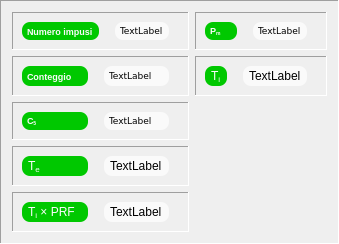
    <widget class="QFrame" name="frame_pulses">
     <property name="frameShape">
      <enum>QFrame::Panel</enum>
     </property>
     <property name="frameShadow">
      <enum>QFrame::Sunken</enum>
     </property>
     <layout class="QGridLayout" name="gridLayout_62">
      <item row="2" column="0">
       <widget class="QFrame" name="frame_38">
        <property name="frameShape">
         <enum>QFrame::Panel</enum>
        </property>
        <property name="frameShadow">
         <enum>QFrame::Sunken</enum>
        </property>
        <layout class="QGridLayout" name="gridLayout_57">
         <item row="0" column="0">
          <widget class="QLabel" name="tC5_Label">
           <property name="font">
            <font>
             <pointsize>7</pointsize>
             <weight>75</weight>
             <bold>true</bold>
            </font>
           </property>
           <property name="styleSheet">
            <string notr="true">QLabel {background-color: #00c800}
QLabel {color: #fafafa}
QLabel {border: 0px solid grey}
QLabel {border-radius: 8px}
QLabel {padding: 3px}
QLabel {margin-right: 10px}</string>
           </property>
           <property name="text">
            <string>C&lt;sub&gt;5&lt;/sub&gt;</string>
           </property>
          </widget>
         </item>
         <item row="0" column="1">
          <widget class="QLabel" name="C5_Label">
           <property name="font">
            <font>
             <family>Verdana</family>
             <pointsize>7</pointsize>
             <weight>50</weight>
             <bold>false</bold>
            </font>
           </property>
           <property name="styleSheet">
            <string notr="true">QLabel {background-color: #fafafa}
QLabel {color: #000000}
QLabel {border: 0px solid grey}
QLabel {border-radius: 8px}
QLabel {padding: 3px}
QLabel {margin-right: 10px}</string>
           </property>
           <property name="text">
            <string>TextLabel</string>
           </property>
           <property name="alignment">
            <set>Qt::AlignLeading|Qt::AlignLeft|Qt::AlignVCenter</set>
           </property>
          </widget>
         </item>
        </layout>
       </widget>
      </item>
      <item row="0" column="1">
       <widget class="QFrame" name="frame_48">
        <property name="frameShape">
         <enum>QFrame::Panel</enum>
        </property>
        <property name="frameShadow">
         <enum>QFrame::Sunken</enum>
        </property>
        <layout class="QGridLayout" name="gridLayout_58">
         <item row="0" column="0">
          <widget class="QLabel" name="tMeanPowerLabel">
           <property name="font">
            <font>
             <pointsize>7</pointsize>
             <weight>75</weight>
             <bold>true</bold>
            </font>
           </property>
           <property name="styleSheet">
            <string notr="true">QLabel {background-color: #00c800}
QLabel {color: #fafafa}
QLabel {border: 0px solid grey}
QLabel {border-radius: 8px}
QLabel {padding: 3px}
QLabel {margin-right: 10px}</string>
           </property>
           <property name="text">
            <string>P&lt;sub&gt;m&lt;/sub&gt;</string>
           </property>
          </widget>
         </item>
         <item row="0" column="1">
          <widget class="QLabel" name="MeanPowerLabel">
           <property name="font">
            <font>
             <family>Verdana</family>
             <pointsize>7</pointsize>
             <weight>50</weight>
             <bold>false</bold>
            </font>
           </property>
           <property name="styleSheet">
            <string notr="true">QLabel {background-color: #fafafa}
QLabel {color: #000000}
QLabel {border: 0px solid grey}
QLabel {border-radius: 8px}
QLabel {padding: 3px}
QLabel {margin-right: 10px}</string>
           </property>
           <property name="text">
            <string>TextLabel</string>
           </property>
           <property name="alignment">
            <set>Qt::AlignLeading|Qt::AlignLeft|Qt::AlignVCenter</set>
           </property>
          </widget>
         </item>
        </layout>
       </widget>
      </item>
      <item row="0" column="0">
       <widget class="QFrame" name="frame_37">
        <property name="frameShape">
         <enum>QFrame::Panel</enum>
        </property>
        <property name="frameShadow">
         <enum>QFrame::Sunken</enum>
        </property>
        <layout class="QGridLayout" name="gridLayout_56">
         <item row="0" column="2">
          <widget class="QLabel" name="PulseNumberLabel">
           <property name="font">
            <font>
             <family>Verdana</family>
             <pointsize>7</pointsize>
             <weight>50</weight>
             <bold>false</bold>
            </font>
           </property>
           <property name="styleSheet">
            <string notr="true">QLabel {background-color: #fafafa}
QLabel {color: #000000}
QLabel {border: 0px solid grey}
QLabel {border-radius: 8px}
QLabel {padding: 3px}
QLabel {margin-right: 10px}</string>
           </property>
           <property name="text">
            <string>TextLabel</string>
           </property>
          </widget>
         </item>
         <item row="0" column="1">
          <widget class="QLabel" name="tPulseNumberLabel">
           <property name="font">
            <font>
             <pointsize>7</pointsize>
             <weight>75</weight>
             <bold>true</bold>
            </font>
           </property>
           <property name="styleSheet">
            <string notr="true">QLabel {background-color: #00c800}
QLabel {color: #fafafa}
QLabel {border: 0px solid grey}
QLabel {border-radius: 8px}
QLabel {padding: 3px}
QLabel {margin-right: 10px}</string>
           </property>
           <property name="text">
            <string>Numero impusi</string>
           </property>
          </widget>
         </item>
        </layout>
       </widget>
      </item>
      <item row="3" column="0">
       <widget class="QFrame" name="frame_50">
        <property name="frameShape">
         <enum>QFrame::Panel</enum>
        </property>
        <property name="frameShadow">
         <enum>QFrame::Sunken</enum>
        </property>
        <layout class="QGridLayout" name="gridLayout_59">
         <item row="0" column="0">
          <widget class="QLabel" name="tTe_Label">
           <property name="styleSheet">
            <string notr="true">QLabel {background-color: #00c800}
QLabel {color: #fafafa}
QLabel {border: 0px solid grey}
QLabel {border-radius: 8px}
QLabel {padding: 3px}
QLabel {margin-right: 10px}</string>
           </property>
           <property name="text">
            <string>T&lt;sub&gt;e&lt;/sub&gt;</string>
           </property>
          </widget>
         </item>
         <item row="0" column="1">
          <widget class="QLabel" name="Te_Label">
           <property name="styleSheet">
            <string notr="true">QLabel {background-color: #fafafa}
QLabel {color: #000000}
QLabel {border: 0px solid grey}
QLabel {border-radius: 8px}
QLabel {padding: 3px}
QLabel {margin-right: 10px}</string>
           </property>
           <property name="text">
            <string>TextLabel</string>
           </property>
          </widget>
         </item>
        </layout>
       </widget>
      </item>
      <item row="1" column="0">
       <widget class="QFrame" name="frame_36">
        <property name="frameShape">
         <enum>QFrame::Panel</enum>
        </property>
        <property name="frameShadow">
         <enum>QFrame::Sunken</enum>
        </property>
        <layout class="QGridLayout" name="gridLayout_55">
         <item row="0" column="0">
          <widget class="QLabel" name="tCountingLabel">
           <property name="font">
            <font>
             <pointsize>7</pointsize>
             <weight>75</weight>
             <bold>true</bold>
            </font>
           </property>
           <property name="styleSheet">
            <string notr="true">QLabel {background-color: #00c800}
QLabel {color: #fafafa}
QLabel {border: 0px solid grey}
QLabel {border-radius: 8px}
QLabel {padding: 3px}
QLabel {margin-right: 10px}</string>
           </property>
           <property name="text">
            <string>Conteggio</string>
           </property>
          </widget>
         </item>
         <item row="0" column="1">
          <widget class="QLabel" name="CountingLabel">
           <property name="font">
            <font>
             <family>Verdana</family>
             <pointsize>7</pointsize>
             <weight>50</weight>
             <bold>false</bold>
            </font>
           </property>
           <property name="styleSheet">
            <string notr="true">QLabel {background-color: #fafafa}
QLabel {color: #000000}
QLabel {border: 0px solid grey}
QLabel {border-radius: 8px}
QLabel {padding: 3px}
QLabel {margin-right: 10px}</string>
           </property>
           <property name="text">
            <string>TextLabel</string>
           </property>
          </widget>
         </item>
        </layout>
       </widget>
      </item>
      <item row="4" column="0">
       <widget class="QFrame" name="frame_Ti_prf">
        <property name="frameShape">
         <enum>QFrame::Panel</enum>
        </property>
        <property name="frameShadow">
         <enum>QFrame::Sunken</enum>
        </property>
        <layout class="QGridLayout" name="gridLayout_60">
         <item row="0" column="0">
          <widget class="QLabel" name="tTi_prf_Label">
           <property name="styleSheet">
            <string notr="true">QLabel {background-color: #00c800}
QLabel {color: #fafafa}
QLabel {border: 0px solid grey}
QLabel {border-radius: 8px}
QLabel {padding: 3px}
QLabel {margin-right: 10px}</string>
           </property>
           <property name="text">
            <string>T&lt;sub&gt;i&lt;/sub&gt; &amp;#215; PRF</string>
           </property>
          </widget>
         </item>
         <item row="0" column="1">
          <widget class="QLabel" name="Ti_prf_Label">
           <property name="styleSheet">
            <string notr="true">QLabel {background-color: #fafafa}
QLabel {color: #000000}
QLabel {border: 0px solid grey}
QLabel {border-radius: 8px}
QLabel {padding: 3px}
QLabel {margin-right: 10px}</string>
           </property>
           <property name="text">
            <string>TextLabel</string>
           </property>
          </widget>
         </item>
        </layout>
       </widget>
      </item>
      <item row="1" column="1">
       <widget class="QFrame" name="frame_51">
        <property name="frameShape">
         <enum>QFrame::Panel</enum>
        </property>
        <property name="frameShadow">
         <enum>QFrame::Sunken</enum>
        </property>
        <layout class="QGridLayout" name="gridLayout_54">
         <item row="0" column="1">
          <widget class="QLabel" name="Ti_Label">
           <property name="styleSheet">
            <string notr="true">QLabel {background-color: #fafafa}
QLabel {color: #000000}
QLabel {border: 0px solid grey}
QLabel {border-radius: 8px}
QLabel {padding: 3px}
QLabel {margin-right: 10px}</string>
           </property>
           <property name="text">
            <string>TextLabel</string>
           </property>
          </widget>
         </item>
         <item row="0" column="0">
          <widget class="QLabel" name="tTi_Label">
           <property name="styleSheet">
            <string notr="true">QLabel {background-color: #00c800}
QLabel {color: #fafafa}
QLabel {border: 0px solid grey}
QLabel {border-radius: 8px}
QLabel {padding: 3px}
QLabel {margin-right: 10px}</string>
           </property>
           <property name="text">
            <string>T&lt;sub&gt;i&lt;/sub&gt;</string>
           </property>
          </widget>
         </item>
        </layout>
       </widget>
      </item>
     </layout>
    </widget>
